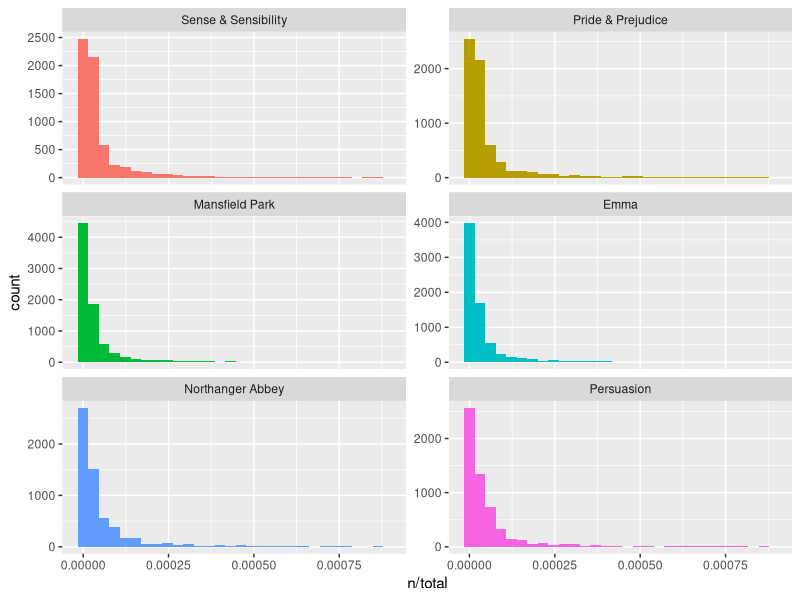
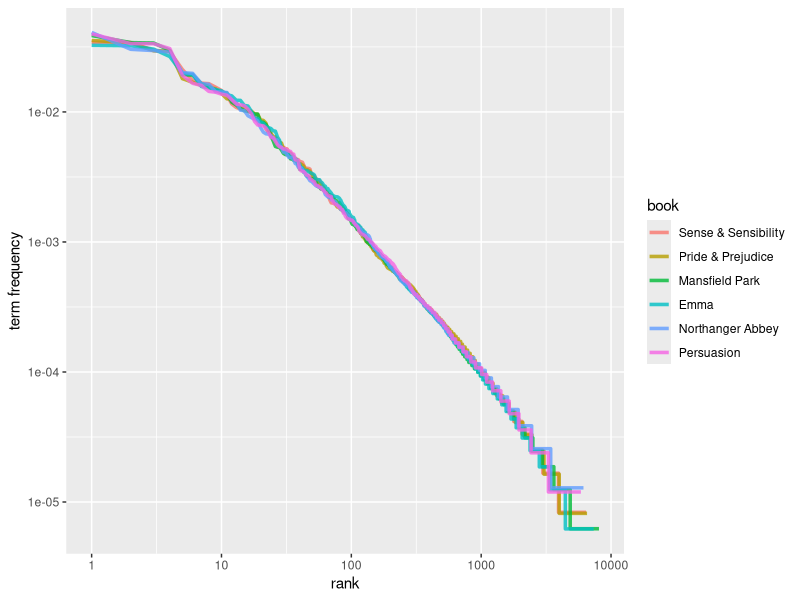
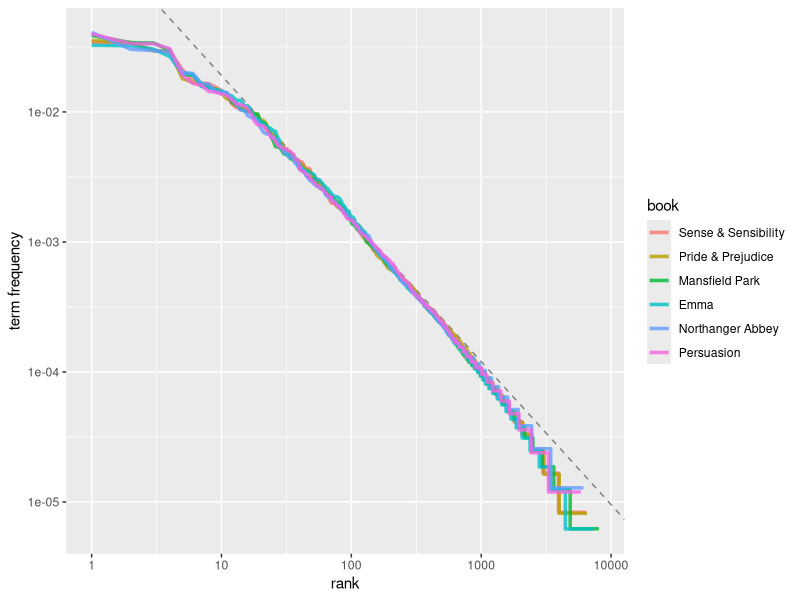
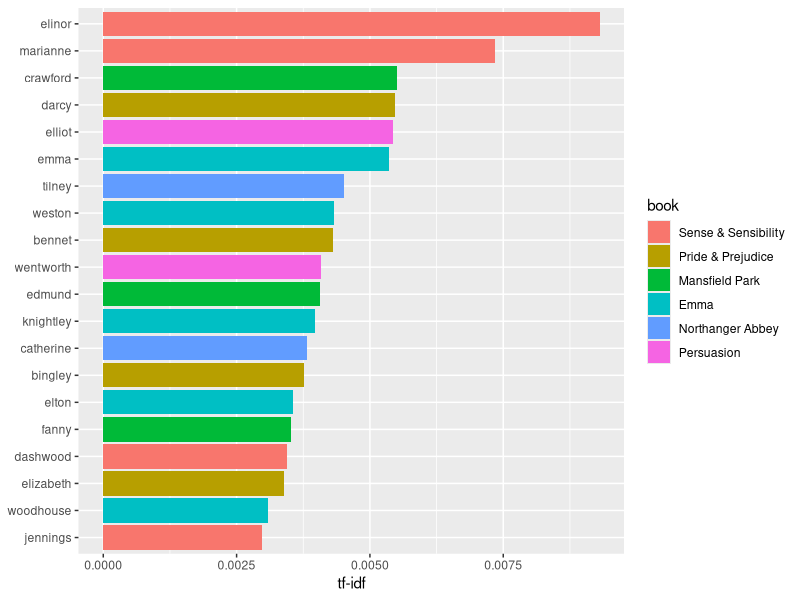
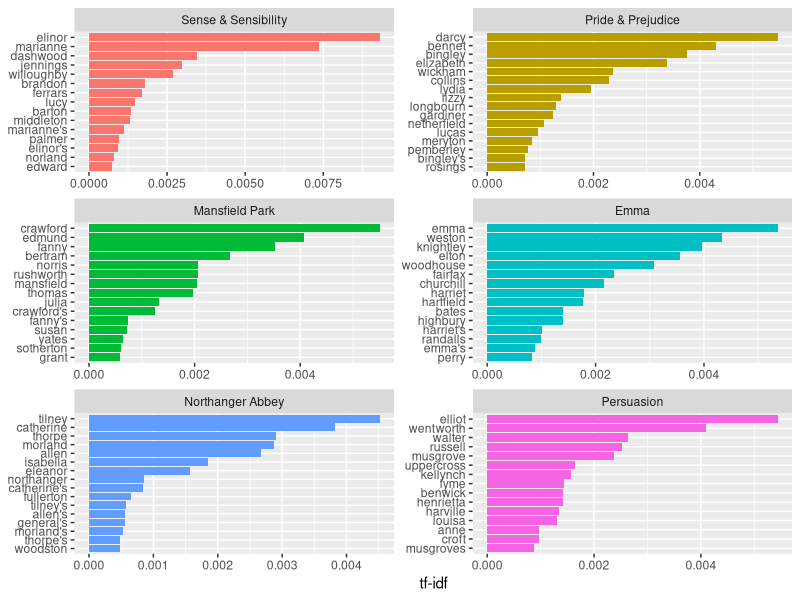

The R script that drew these images, in order:
library(dplyr)
library(janeaustenr)
library(tidytext)
library(ggplot2)

book_words <- austen_books() %>%
  unnest_tokens(word, text) %>%
  count(book, word, sort = TRUE) %>%
  ungroup()

total_words <- book_words %>% 
  group_by(book) %>% 
  summarize(total = sum(n))

book_words <- left_join(book_words, total_words)

book_words

ggplot(book_words, aes(n/total, fill = book)) +
  geom_histogram(show.legend = FALSE) +
  xlim(NA, 0.0009) +
  facet_wrap(~book, ncol = 2, scales = "free_y")

## Zipf's law ----
## word frequency is inversely proportional to its rank

freq_by_rank <- book_words %>% 
  group_by(book) %>% 
  mutate(rank = row_number(), 
         `term frequency` = n/total)

freq_by_rank

freq_by_rank %>% 
  ggplot(aes(rank, `term frequency`, color = book)) + 
  geom_line(size = 1.2, alpha = 0.8) + 
  scale_x_log10() +
  scale_y_log10()

rank_subset <- freq_by_rank %>% 
  filter(rank < 500,
         rank > 10)

lm(log10(`term frequency`) ~ log10(rank), data = rank_subset)

freq_by_rank %>% 
  ggplot(aes(rank, `term frequency`, color = book)) + 
  geom_abline(intercept = -0.62, slope = -1.1, color = "gray50", linetype = 2) +
  geom_line(size = 1.2, alpha = 0.8) + 
  scale_x_log10() +
  scale_y_log10()

## bind_tf_idf ----
book_words <- book_words %>%
  bind_tf_idf(word, book, n)
book_words

plot_austen <- book_words %>%
  arrange(desc(tf_idf)) %>%
  mutate(word = factor(word, levels = rev(unique(word))))

plot_austen %>% 
  top_n(20) %>%
  ggplot(aes(word, tf_idf, fill = book)) +
  geom_col() +
  labs(x = NULL, y = "tf-idf") +
  coord_flip()

plot_austen %>% 
  group_by(book) %>% 
  top_n(15) %>% 
  ungroup %>%
  ggplot(aes(word, tf_idf, fill = book)) +
  geom_col(show.legend = FALSE) +
  labs(x = NULL, y = "tf-idf") +
  facet_wrap(~book, ncol = 2, scales = "free") +
  coord_flip()
